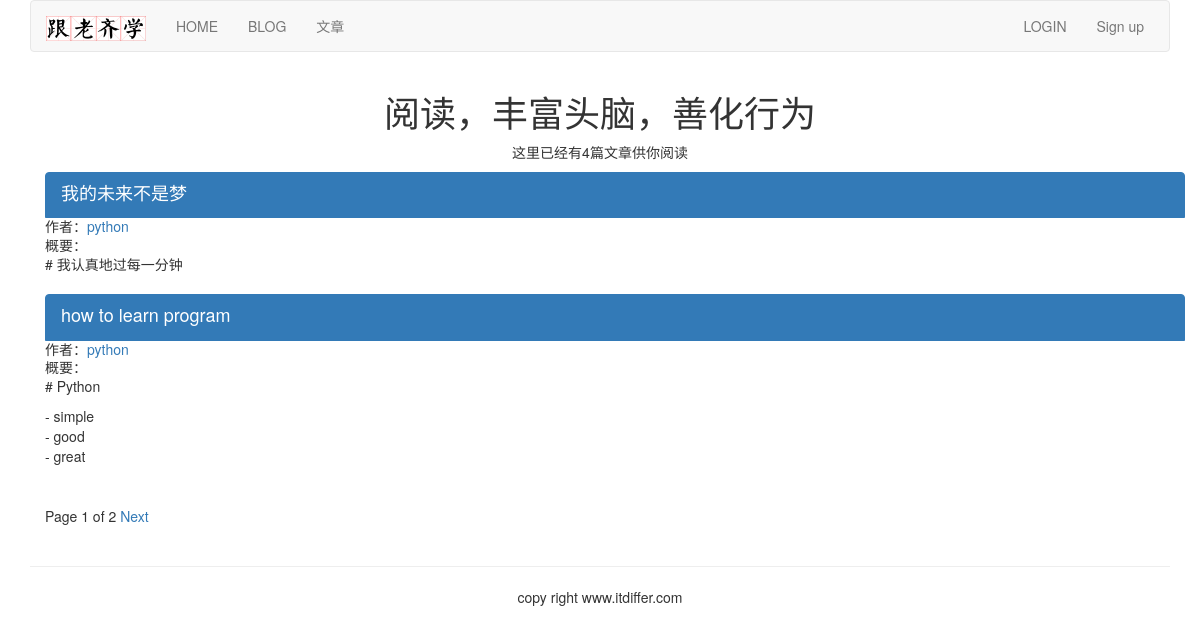
The app's page /article/list-article-titles/, older data.
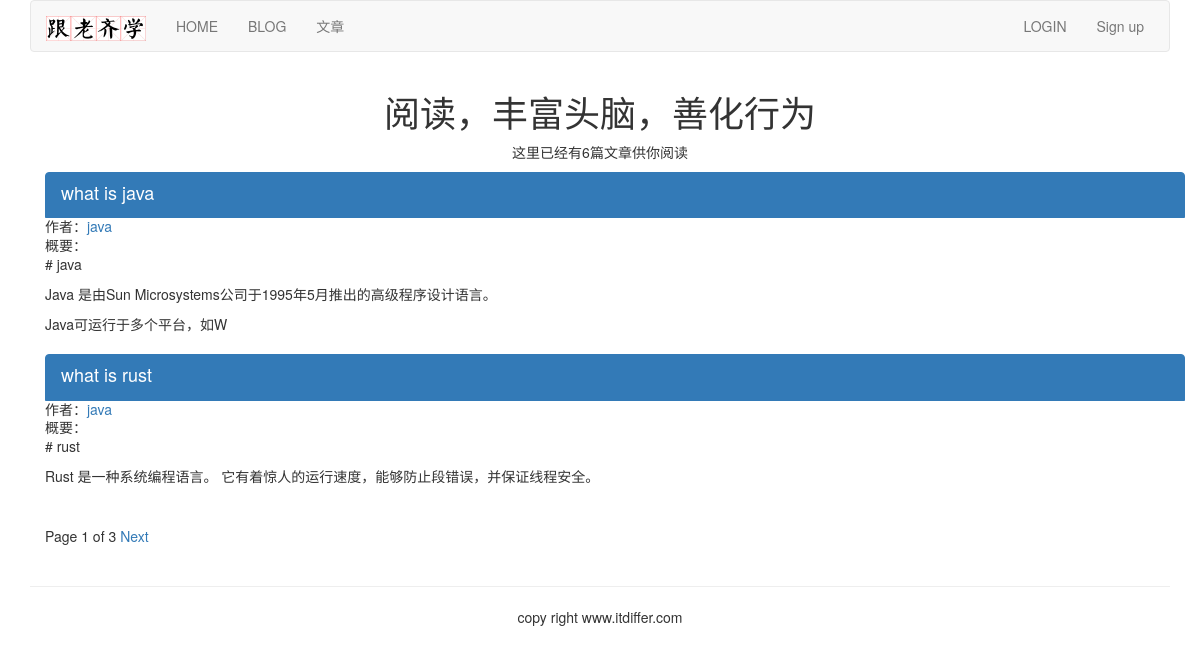
The same page, newer data.
### article/models.py (models this page shows, shortened)
class ArticlePost(models.Model):
	author = models.ForeignKey(User, on_delete=models.CASCADE, related_name="article")
	title = models.CharField(max_length=200)
	slug = models.SlugField(max_length=500)
	column = models.ForeignKey(ArticleColumn, on_delete=models.CASCADE, related_name="article_column")
	body = models.TextField()
	created = models.DateTimeField(default=timezone.now)    #②
	updated = models.DateTimeField(auto_now=True)
	users_like = models.ManyToManyField(User, related_name="articles_like", blank=True)
	class Meta:
		ordering = ("-updated",)
		index_together = (('id', 'slug'),)    #③
	def get_url_path(self):
		return reverse("article:list_article_detail", args=[self.id, self.slug])

### article/list_views.py (the view)
# urls.py: path('list-article-titles/', list_views.article_titles, name="article_titles"),
def article_titles(request, username=None):
	if username:
		user = User.objects.get(username=username)
		articles_title = ArticlePost.objects.filter(author=user)
		try:
		    userinfo = user.userinfo    #④
		except:
			userinfo = None
	else:
		articles_title = ArticlePost.objects.all()
	paginator = Paginator(articles_title, 2)
	page = request.GET.get('page')
	try:
		current_page = paginator.page(page)
		articles = current_page.object_list
	except PageNotAnInteger:
		current_page = paginator.page(1)
		articles = current_page.object_list
	except EmptyPage:
		current_page = paginator.page(paginator.num_pages)
		articles = current_page.object_list
	if username:
		return render(request, "article/list/author_articles.html", {"articles":articles, "page":current_page, "userinfo":userinfo, "user":user})    #⑤
	return render(request, "article/list/article_titles.html", {"articles":articles, "page": current_page})

### article/templatetags/article_tags.py (called while the page is built)
@register.simple_tag    #④
def total_articles():
    return ArticlePost.objects.count()    #⑤

### templates/article/list/article_titles.html (shortened to what this page needs)
{% extends "base.html" %}
{% load article_tags %}
{% block content %}
<div class="row text-center vertical-middle-sm">
    <h1>阅读，丰富头脑，善化行为</h1>
    <p>这里已经有{% total_articles %}篇文章供你阅读</p>
</div>
<div class="container">
    {% for article in articles %}
    <div class="list-group">
        <a href="{{article.get_url_path}}" class="list-group-item active"><h4 class="list-group-item-heading">{{article.title}}</h4></a>
        <p class="list-group-item-text">作者：<a href="{% url 'article:author_articles' article.author.username %}">{{article.author.username}}</a></p>
        <p class="list-group-item-text">概要：{{article.body|slice:'70'| linebreaks}}</p>
    </div>
    {% endfor %}
{% include "paginator.html" %}
</div>
{% endblock %}

Row changes from the older to the newer data that the page shows:
no longer on this page (row unchanged): ArticlePost: title "我的未来不是梦", author.username "python", body "# 我认真地过每一分钟"
no longer on this page (row unchanged): ArticlePost: title "how to learn program", author.username "python", body "# Python - simple - good - great"
added ArticlePost: title "what is java", author.username "java", body "# java Java 是由Sun Microsystems公司于1995年5月推出的高级程序设计语言。 Java可运行于多个平台，如W"
added ArticlePost: title "what is rust", author.username "java", body "# rust Rust 是一种系统编程语言。 它有着惊人的运行速度，能够防止段错误，并保证线程安全。"
Text that changed along with them:
{{ page.paginator.num_pages }}: "2" → "3"
text no longer shown: "4"
text now shown: "6"
